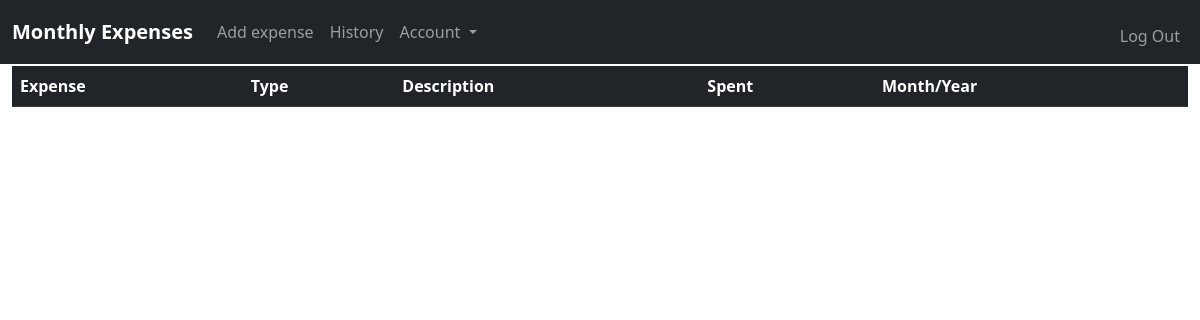
Page /history (signed in) on the earlier database version.
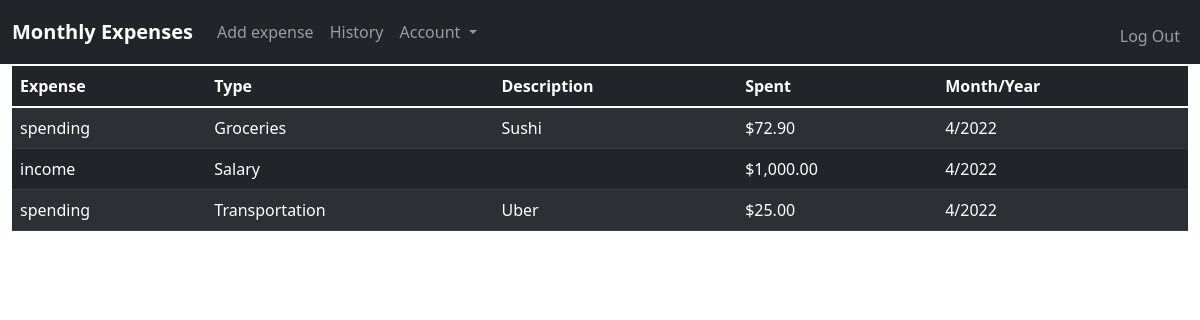
Same page on the later database version.
### tables this page shows
CREATE TABLE user_history (transaction_id INTEGER PRIMARY KEY AUTOINCREMENT NOT NULL, user_id INTEGER NOT NULL, spending TEXT NOT NULL, type TEXT NOT NULL, description TEXT NOT NULL, amount NUMERIC NOT NULL, date TEXT NOT NULL);

### app.py (the view)
@app.route("/history")
@login_required
def history():
    database = sqlite3.connect("users.db")
    db = database.cursor()
    db.execute("SELECT * FROM user_history WHERE user_id=?", (session["user_id"],))
    history = db.fetchall()
    amount = []
    for items in history:
        amount.append(usd(items[5]))
    database.close()
    return render_template("history.html", history=history, amount=amount)

### helpers.py (called while the page is built)
def login_required(f):
    @wraps(f)
    def decorated_function(*args, **kwargs):
        if session.get("user_id") is None:
            return redirect("/login")
        return f(*args, **kwargs)
    return decorated_function

def usd(value):
    return f"${value:,.2f}"

### templates/history.html (shortened to what this page needs)
{% extends "layout.html" %}
{% block head %}<link rel="stylesheet" href="../static/style.css">{% endblock %}
{% block main %}
<div class="container-fluid">
    <table class="table table-dark table-striped history">
        <thead>
            <tr class="table-dark">
                <th class="table-dark">Expense</th>
                <th class="table-dark">Type</th>
                <th class="table-dark">Description</th>
                <th class="table-dark">Spent</th>
                <th class="table-dark">Month/Year</th>
            </tr>
        </thead>
        <tbody>
            {% for expenses in history %}
            <tr class="table-dark">
                <td class="table-dark">{{ expenses[2] }}</td>
                <td class="table-dark">{{ expenses[3] }}</td>
                <td class="table-dark">{{ expenses[4] }}</td>
                <td class="table-dark">{{ amount[loop.index0] }}</td>
                <td class="table-dark">{{ expenses[6] }}</td>
            </tr>
            {% endfor %}
        </tbody>
    </table>
</div>
{% endblock %}

### templates/layout.html (shortened to what this page needs)
<!DOCTYPE html>
<html lang="en">
<head>
    <link href="https://cdn.jsdelivr.net/npm/bootstrap@5.1.3/dist/css/bootstrap.min.css" rel="stylesheet">
    {% block head %}{% endblock %}
</head>
<body>
    <header>
        <nav class="navbar navbar-expand-lg navbar-dark bg-dark" style="margin-bottom: 2px;">
            <div class="container-fluid">
              <a class="navbar-brand fw-bold" href="/">Monthly Expenses</a>
              <div class="collapse navbar-collapse" id="navbarSupportedContent">
                {% if session["user_id"] %}
                  <ul class="navbar-nav me-auto mb-2 mb-lg-0">
                    <li class="nav-item">
                      <a class="nav-link " aria-current="page" href="/spending">Add expense</a>
                    </li>
                    <li class="nav-item">
                      <a class="nav-link" href="/history">History</a>
                    </li>
                    <li class="nav-item dropdown">
                      <a class="nav-link dropdown-toggle" id="navbarDropdown" role="button" data-bs-toggle="dropdown" aria-expanded="false">
                        Account
                      </a>
                    </li>
                  </ul>
                  <ul class="navbar-nav ms-auto mt-2">
                    <li class="nav-tem"><a class="nav-link" href="/logout">Log Out</a></li>
                </ul>
                {% else %}
                  <ul class="navbar-nav ms-auto mt-2">
                      <li class="nav-tem"><a class="nav-link" href="/register">Register</a></li>
                      <li class="nav-tem"><a class="nav-link" href="/login">Login</a></li>
                  </ul>
                {% endif %}
              </div>
            </div>
          </nav>
    </header>
    <main>
        {% block main %}{% endblock %}
    </main>
  </body>
</html>

Differences in the rows shown:
added user_history: spending "spending", type "Groceries", description "Sushi", amount "$72.90", date "4/2022"
added user_history: spending "income", type "Salary", amount "$1,000.00", date "4/2022"
added user_history: spending "spending", type "Transportation", description "Uber", amount "$25.00", date "4/2022"
